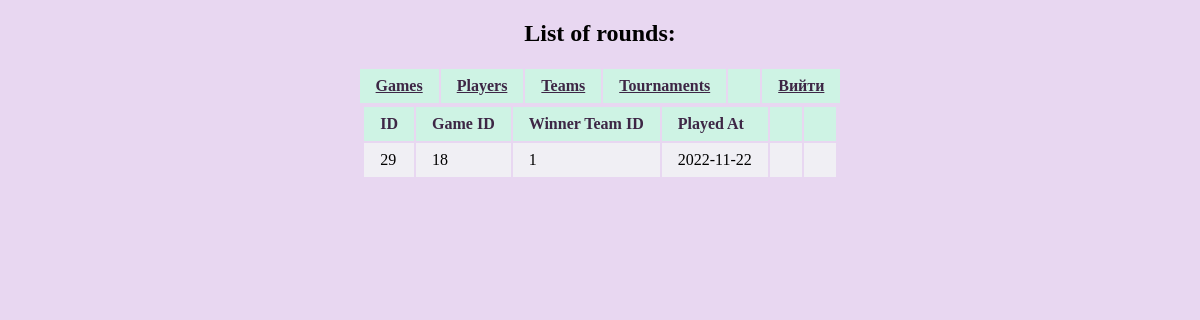
/round.php, run on the app's committed database.
### tables this page shows
CREATE TABLE `Round` (
  `id` int NOT NULL,
  `game_id` int NOT NULL,
  `winner_team_id` int DEFAULT NULL,
  `played_at` varchar(11) NOT NULL
);

### round.php (the view, shortened to what this page needs)
<!DOCTYPE html>
<html>
<head>
<link rel="stylesheet" href="css/base.css">
</head>
<body>
<h2 style="text-align: center;">List of rounds:</h2>
<table>
    <tr>
        <th><a href="index.php">Games</a></th>
        <th><a href="player.php">Players</a></th>
        <th><a href="team.php">Teams</a></th>
        <th><a href="tournament.php">Tournaments</a></th>
        <th><?php echo $_COOKIE["usernamecookie"];?></th>
        <th><a href="logout.php">Вийти</a></th>
    </tr>
</table>
<?php
include "connect.php";
$sql = "SELECT * FROM Round";
if($result = $conn->query($sql)){
    echo "<table><tr><th>ID</th><th>Game ID</th><th>Winner Team ID</th><th>Played At</th><th></th><th></th></tr>";
    foreach($result as $row){
        echo "<tr>";
            echo "<td>" . $row["id"] . "</td>";
            echo "<td>" . $row["game_id"] . "</td>";
            echo "<td>" . $row["winner_team_id"] . "</td>";
            echo "<td>" . $row["played_at"] . "</td>";
            if('admin' == $_COOKIE["userlevelcookie"]){
            echo "<td><a href='update_round.php?id=" . $row["id"] . "'>Змінити</a></td>";
            echo "<td><form action='delete_round.php' method='post'>
                        <input type='hidden' name='id' value='" . $row["id"] . "' />
                        <input type='submit' value='Видалити'>
                   </form></td>";
            } else {
                echo "<td></td>";
                echo "<td></td>";
            }
        echo "</tr>";
    }
    echo "</table>";
} else{
    echo "Помилка: " . $conn->error;
}
?>
</body>
</html>

### css/base.css (style rules this page uses)
* { margin-left: auto; margin-right: auto; }
body { background-color: #E8D7F1; }
table { max-width: 100%; }
tr:nth-child(odd) { background-color: #CEF3E4; }
tr:nth-child(even) { background-color: #F0EFF4; }
th { background-color: #CEF3E4; color: #3D2645; }
th, td { text-align: left; padding: 0.5em 1em; }
td::before { display: none; }
a { color: #3D2645; }

### data on the page
round: id "29", game "18", winner_team "1", played_at "2022-11-22"
